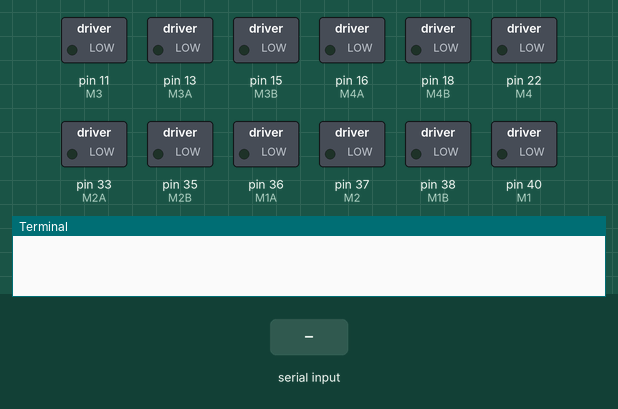
Recording of a program running on a simulated Raspberry Pi (header pin numbers). Shown: switched loads named in the program (green lamp = pin HIGH), the last lines printed to the terminal. The test bench sets the inputs (shaded band).

Above: at 1.2 s.
1.3 s: "w" typed at the terminal
At 2.5 s:
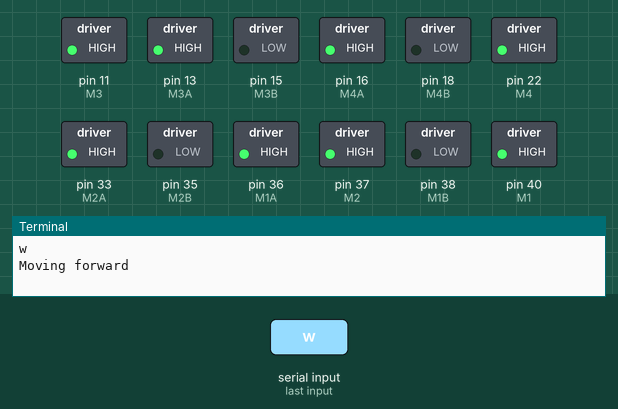
2.8 s: "a" typed at the terminal
At 3.7 s:
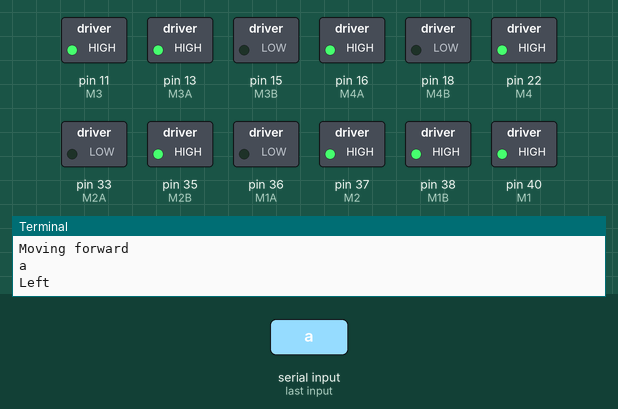
Timing chart, 0 to 5.8 s (numbered marks = the images above; inputs shaded):
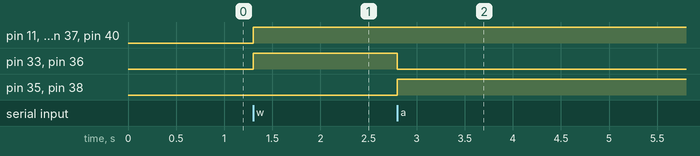

The program:

basic.py
```python
import RPi.GPIO as GPIO
from time import sleep

def piforward():
    print "Moving forward"
    GPIO.output(M1A, GPIO.HIGH)
    GPIO.output(M1B, GPIO.LOW)
    GPIO.output(M1, GPIO.HIGH)

    GPIO.output(M2A, GPIO.HIGH)
    GPIO.output(M2B, GPIO.LOW)
    GPIO.output(M2, GPIO.HIGH)

    GPIO.output(M3A, GPIO.HIGH)
    GPIO.output(M3B, GPIO.LOW)
    GPIO.output(M3, GPIO.HIGH)

    GPIO.output(M4A, GPIO.HIGH)
    GPIO.output(M4B, GPIO.LOW)
    GPIO.output(M4, GPIO.HIGH)

def pireverse():
    print "Reverse"
    GPIO.output(M1A, GPIO.LOW)
    GPIO.output(M1B, GPIO.HIGH)
    GPIO.output(M1, GPIO.HIGH)

    GPIO.output(M2A, GPIO.LOW)
    GPIO.output(M2B, GPIO.HIGH)
    GPIO.output(M2, GPIO.HIGH)

    GPIO.output(M3A, GPIO.HIGH)
    GPIO.output(M3B, GPIO.LOW)
    GPIO.output(M3, GPIO.HIGH)

    GPIO.output(M4A, GPIO.HIGH)
    GPIO.output(M4B, GPIO.LOW)
    GPIO.output(M4, GPIO.HIGH)

def pileft():
    print "Left"
    GPIO.output(M1A, GPIO.LOW)
    GPIO.output(M1B, GPIO.HIGH)
    GPIO.output(M1, GPIO.HIGH)

    GPIO.output(M2A, GPIO.LOW)
    GPIO.output(M2B, GPIO.HIGH)
    GPIO.output(M2, GPIO.HIGH)

def piright():
    print "Right"
    GPIO.output(M3A, GPIO.HIGH)
    GPIO.output(M3B, GPIO.LOW)
    GPIO.output(M3, GPIO.HIGH)

    GPIO.output(M4A, GPIO.HIGH)
    GPIO.output(M4B, GPIO.LOW)
    GPIO.output(M4, GPIO.HIGH)

GPIO.setmode(GPIO.BOARD)

#Motor1
M1 = 40
M1A = 36
M1B = 38
#Motor2
M2 = 37
M2A = 33
M2B = 35
#Motor3
M3 = 11
M3A = 13
M3B = 15
#Motor4
M4 = 22
M4A = 16
M4B = 18

#Motor1
GPIO.setup(M1, GPIO.OUT)
GPIO.setup(M1A, GPIO.OUT)
GPIO.setup(M1B, GPIO.OUT)
#Motor2
GPIO.setup(M2, GPIO.OUT)
GPIO.setup(M2A, GPIO.OUT)
GPIO.setup(M2B, GPIO.OUT)
#Motor3
GPIO.setup(M3, GPIO.OUT)
GPIO.setup(M3A, GPIO.OUT)
GPIO.setup(M3B, GPIO.OUT)
#Motor4
GPIO.setup(M4, GPIO.OUT)
GPIO.setup(M4A, GPIO.OUT)
GPIO.setup(M4B, GPIO.OUT)

while(1):
    operation = raw_input()
    if operation == 'w':
        piforward()
    elif operation == 'a':
        pileft()
    elif operation == 's':
        pireverse()
    elif operation == 'd':
        piright()
    elif operation == 'q':
        break
    else:
        print "Nothing"

GPIO.cleanup()
```

Measured:
- after the input at 1.3 s, pin 11 (M3), pin 13 (M3A), pin 16 (M4A), pin 22 (M4), pin 33 (M2A), pin 36 (M1A), pin 37 (M2), pin 40 (M1): LOW → HIGH at once
- after the input at 2.8 s, pin 33 (M2A), pin 36 (M1A): HIGH → LOW at once; pin 35 (M2B), pin 38 (M1B): LOW → HIGH at once
